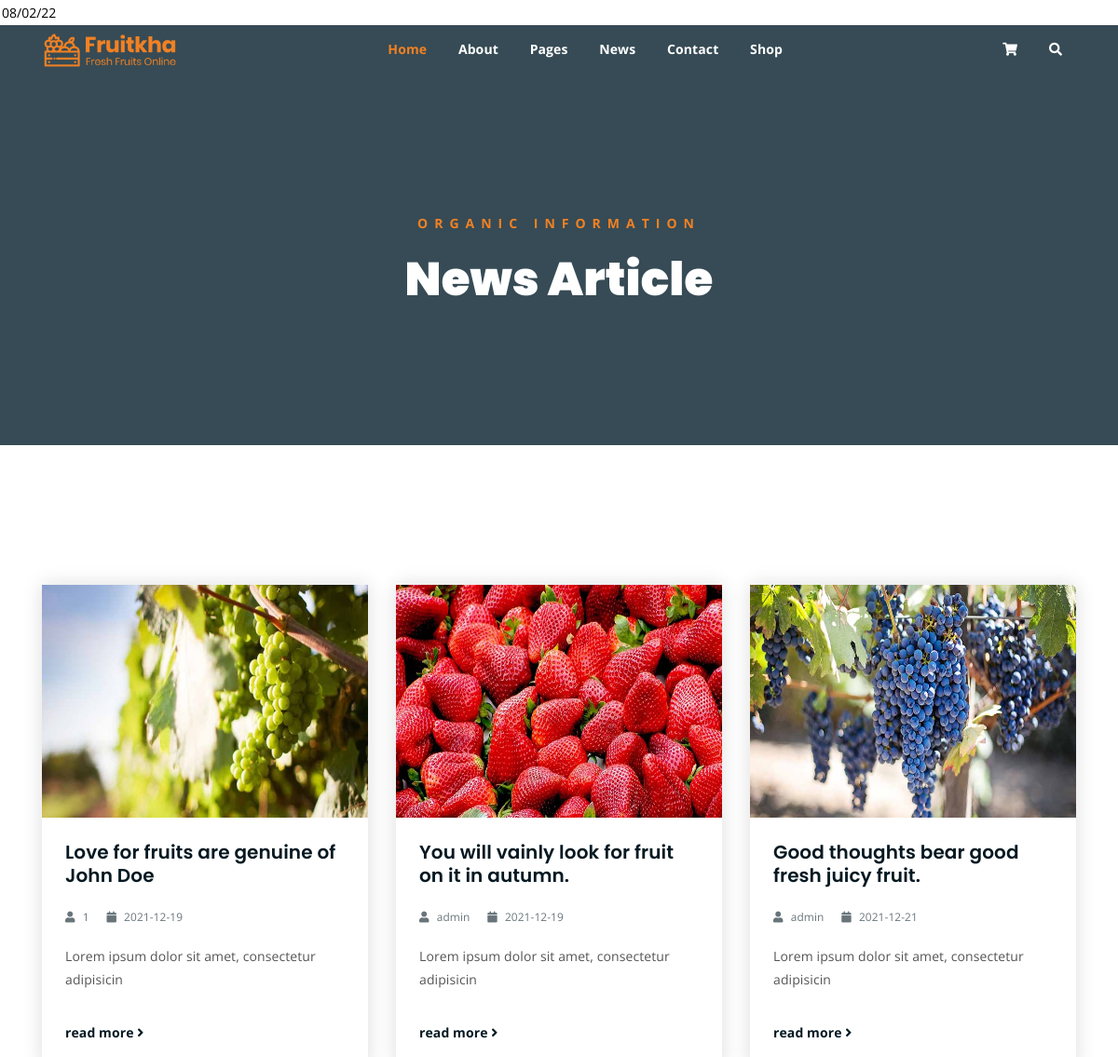
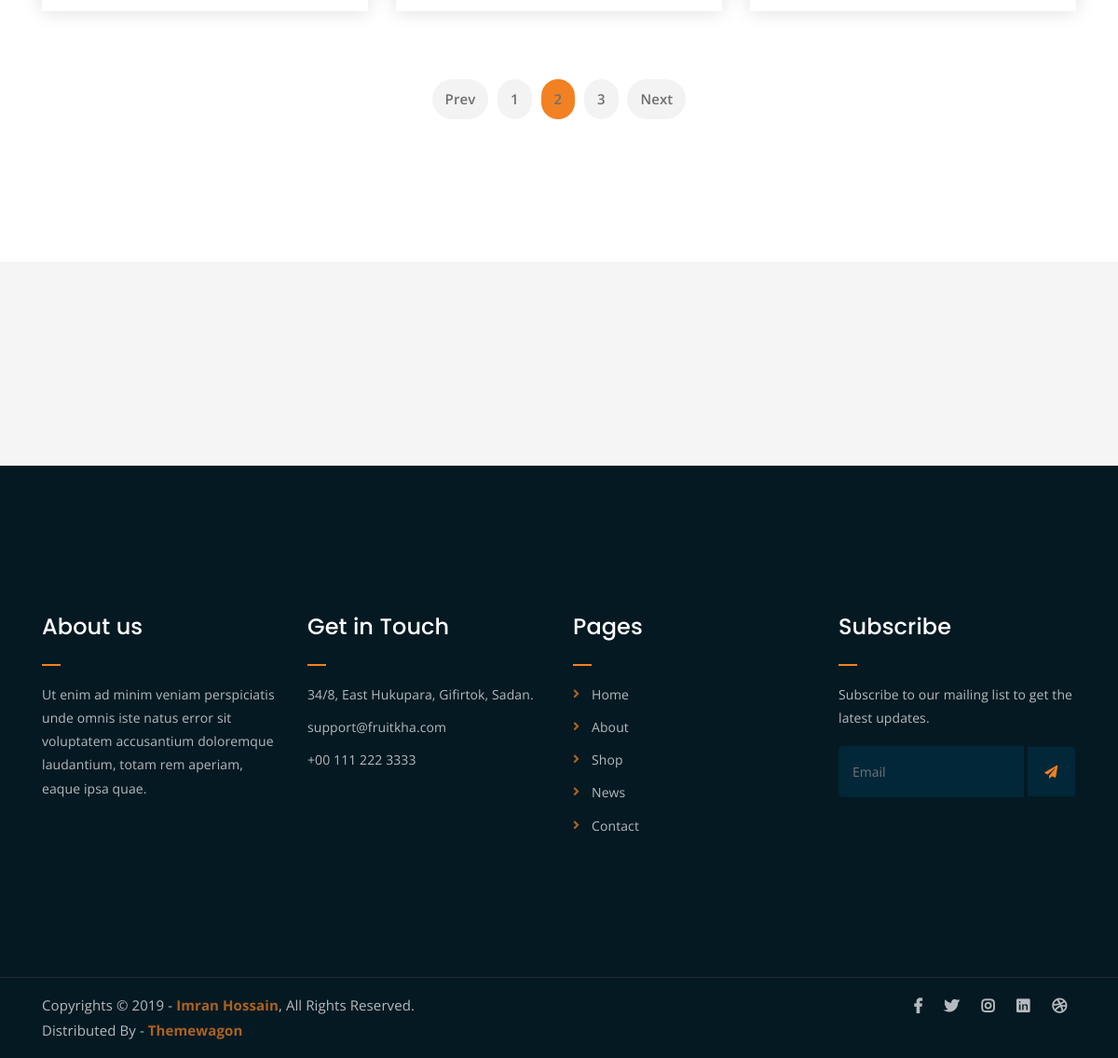
Screenshot of /baishow/template/main/news.php with the database file from the repository (2 pictures, top to bottom).
### tables this page shows
CREATE TABLE `article` (
  `id` int(11) NOT NULL,
  `title` varchar(50) NOT NULL,
  `avatar` varchar(50) NOT NULL,
  `author` varchar(50) NOT NULL,
  `created_at` date NOT NULL,
  `content_text` varchar(50) NOT NULL
);

### baishow/lib/dbConnect.php (called while the page is built, shortened)
<?php
    class database
    {
        public $link;
        function __construct()
        {
            $this->link = mysqli_connect("127.0.0.1","root","","lkfruit2") or die ();
            mysqli_set_charset($this->link,"utf8");
        }
        public function fetchAll($sql)
        {
            $result = mysqli_query($this->link,$sql) or die("Lỗi truy vấn sql ".mysqli_error($this->link));
            $data =[];
            if($result)
            {
                while($num=mysqli_fetch_assoc($result))
                {
                    $data[] = $num;
                }
            }
            return $data;
        }
    }
?>

### baishow/template/main/news.php (the view, shortened to what this page needs)
<!DOCTYPE html>
<html lang="en">
<head>
	<link rel="stylesheet" href="../../public/site/temp2/css/all.min.css">
	<link rel="stylesheet" href="../../public/site/temp2/bootstrap/css/bootstrap.min.css">
	<link rel="stylesheet" href="../../public/site/temp2/css/owl.carousel.css">
	<link rel="stylesheet" href="../../public/site/temp2/css/magnific-popup.css">
	<link rel="stylesheet" href="../../public/site/temp2/css/animate.css">
	<link rel="stylesheet" href="../../public/site/temp2/css/meanmenu.min.css">
	<link rel="stylesheet" href="../../public/site/temp2/css/main.css">
	<link rel="stylesheet" href="../../public/site/temp2/css/responsive.css">
	<?php require_once(__DIR__ .'/../../lib/autoload.php'); ?>
</head>
<?php
 $sql = "Select * from article";
 $article = $db->fetchAll($sql);
?>
<body>
	<div class="top-header-area" id="sticker">
		<div class="container">
			<div class="row">
				<div class="col-lg-12 col-sm-12 text-center">
					<div class="main-menu-wrap">
						<div class="site-logo">
							<a href="index.html">
								<img src="../../public/site/temp2/img/logo.png" alt="">
							</a>
						</div>
						<nav class="main-menu">
							<ul>
								<li class="current-list-item"><a href="#">Home</a>
								</li>
								<li><a href="about.html">About</a></li>
								<li><a href="#">Pages</a>
								</li>
								<li><a href="news.html">News</a>
								</li>
								<li><a href="contact.html">Contact</a></li>
								<li><a href="shop.html">Shop</a>
								</li>
								<li>
									<div class="header-icons">
										<a class="shopping-cart" href="cart.html"><i class="fas fa-shopping-cart"></i></a>
										<a class="mobile-hide search-bar-icon" href="#"><i class="fas fa-search"></i></a>
									</div>
								</li>
							</ul>
						</nav>
					</div>
				</div>
			</div>
		</div>
	</div>
	<div class="breadcrumb-section breadcrumb-bg">
		<div class="container">
			<div class="row">
				<div class="col-lg-8 offset-lg-2 text-center">
					<div class="breadcrumb-text">
						<p>Organic Information</p>
						<h1>News Article</h1>
					</div>
				</div>
			</div>
		</div>
	</div>
	<div class="latest-news mt-150 mb-150">
		<div class="container">
			<div class="row">
				<?php foreach($article as $item) : ?>
				<div class="col-lg-4 col-md-6">
					<div class="single-latest-news">
						<a href="single-news.html">
						<img width="350" height="250" src="<?php echo $base_url.$item['avatar'] ?>">
					</a>
						<div class="news-text-box">
							<h3><a href="single-news.html"> <?php echo $item['title']?></a></h3>
							<p class="blog-meta">
								<span class="author"><i class="fas fa-user"></i> <?php echo $item['author']?></span>
								<span class="date"><i class="fas fa-calendar"></i> <?php echo $item['created_at']?></span>
							</p>
							<p class="excerpt"><?php echo $item['content_text']?></p>
							<a href="single-news.html" class="read-more-btn">read more <i class="fas fa-angle-right"></i></a>
						</div>
					</div>
				</div>
				<?php endforeach ?>
			</div>
			<div class="row">
				<div class="container">
					<div class="row">
						<div class="col-lg-12 text-center">
							<div class="pagination-wrap">
								<ul>
									<li><a href="#">Prev</a></li>
									<li><a href="#">1</a></li>
									<li><a class="active" href="#">2</a></li>
									<li><a href="#">3</a></li>
									<li><a href="#">Next</a></li>
								</ul>
							</div>
						</div>
					</div>
				</div>
			</div>
		</div>
	</div>
	<div class="logo-carousel-section">
		<div class="container">
			<div class="row">
				<div class="col-lg-12">
					<div class="logo-carousel-inner">
						<div class="single-logo-item">
							<img src="../../public/site/temp2/img/company-logos/1.png" alt="">
						</div>
						<div class="single-logo-item">
							<img src="../../public/site/temp2/img/company-logos/2.png" alt="">
						</div>
						<div class="single-logo-item">
							<img src="../../public/site/temp2/img/company-logos/3.png" alt="">
						</div>
						<div class="single-logo-item">
							<img src="../../public/site/temp2/img/company-logos/4.png" alt="">
						</div>
					</div>
				</div>
			</div>
		</div>
	</div>
	<div class="footer-area">
		<div class="container">
			<div class="row">
				<div class="col-lg-3 col-md-6">
					<div class="footer-box about-widget">
						<h2 class="widget-title">About us</h2>
						<p>Ut enim ad minim veniam perspiciatis unde omnis iste natus error sit voluptatem accusantium doloremque laudantium, totam rem aperiam, eaque ipsa quae.</p>
					</div>
				</div>
				<div class="col-lg-3 col-md-6">
					<div class="footer-box get-in-touch">
						<h2 class="widget-title">Get in Touch</h2>
						<ul>
							<li>34/8, East Hukupara, Gifirtok, Sadan.</li>
							<li>support@fruitkha.com</li>
							<li>+00 111 222 3333</li>
						</ul>
					</div>
				</div>
				<div class="col-lg-3 col-md-6">
					<div class="footer-box pages">
						<h2 class="widget-title">Pages</h2>
						<ul>
							<li><a href="index.html">Home</a></li>
							<li><a href="about.html">About</a></li>
							<li><a href="services.html">Shop</a></li>
							<li><a href="news.html">News</a></li>
							<li><a href="contact.html">Contact</a></li>
						</ul>
					</div>
				</div>
				<div class="col-lg-3 col-md-6">
					<div class="footer-box subscribe">
						<h2 class="widget-title">Subscribe</h2>
						<p>Subscribe to our mailing list to get the latest updates.</p>
						<form action="index.html">
							<input type="email" placeholder="Email">
							<button type="submit"><i class="fas fa-paper-plane"></i></button>
						</form>
					</div>
				</div>
			</div>
		</div>
	</div>
	<div class="copyright">
		<div class="container">
			<div class="row">
				<div class="col-lg-6 col-md-12">
					<p>Copyrights &copy; 2019 - <a href="https://imransdesign.com/">Imran Hossain</a>,  All Rights Reserved.<br>
						Distributed By - <a href="https://themewagon.com/">Themewagon</a>
					</p>
				</div>
				<div class="col-lg-6 text-right col-md-12">
					<div class="social-icons">
						<ul>
							<li><a href="#" target="_blank"><i class="fab fa-facebook-f"></i></a></li>
							<li><a href="#" target="_blank"><i class="fab fa-twitter"></i></a></li>
							<li><a href="#" target="_blank"><i class="fab fa-instagram"></i></a></li>
							<li><a href="#" target="_blank"><i class="fab fa-linkedin"></i></a></li>
							<li><a href="#" target="_blank"><i class="fab fa-dribbble"></i></a></li>
						</ul>
					</div>
				</div>
			</div>
		</div>
	</div>
</body>
</html>

### rows the page displays
article: avatar (picture), title "Love for fruits are genuine of John Doe", author "1", created_at "2021-12-19", content_text "Lorem ipsum dolor sit amet, consectetur adipisicin"
article: avatar (picture), title "You will vainly look for fruit on it in autumn.", author "admin", created_at "2021-12-19", content_text "Lorem ipsum dolor sit amet, consectetur adipisicin"
article: avatar (picture), title "Good thoughts bear good fresh juicy fruit.", author "admin", created_at "2021-12-21", content_text "Lorem ipsum dolor sit amet, consectetur adipisicin"
